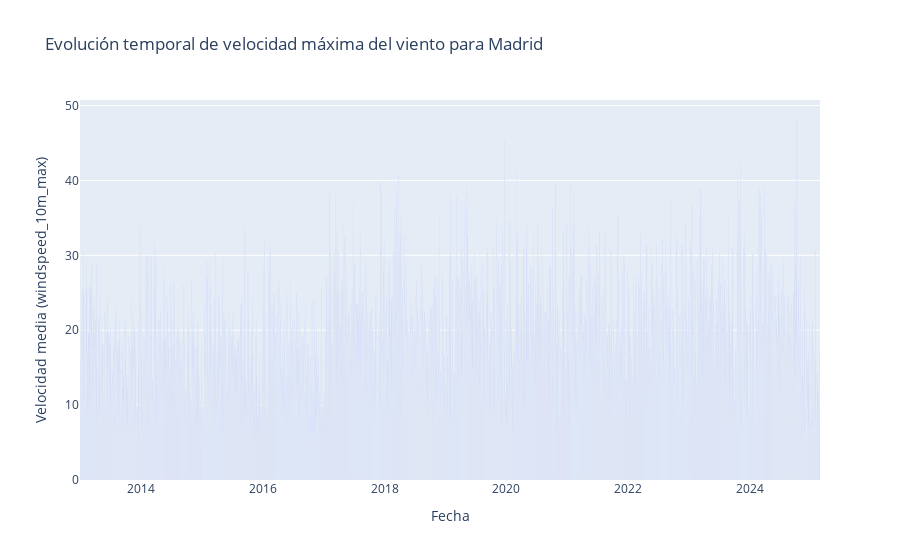

The notebook cell this image was saved under:
### Markdown cell above
### Velocidad máxima (km/h)

### Code cell
fig = go.Figure()

fig.add_trace(
    go.Bar(
        x=df_diario_madrid['time'],
        y=df_diario_madrid['windspeed_10m_max'],
        name="MADRID"
    )
)

fig.update_layout(
    title = f"Evolución temporal de velocidad máxima del viento para Madrid",
    xaxis_title = "Fecha",
    yaxis_title = "Velocidad media (windspeed_10m_max)"
)

fig.show()

### Figure 1 — Plotly figure (JSON) as saved in the notebook; plotly's stock layout.template omitted (floating-point values rounded to 4 significant figures; data arrays with more than 128 entries replaced by an {"elided": "..."} marker saying what was removed)
{"data": [{"name": "MADRID", "type": "bar", "x": {"elided": "4438 str values"}, "y": {"elided": "4438 float values"}}], "layout": {"title": {"text": "Evolución temporal de velocidad máxima del viento para Madrid"}, "xaxis": {"title": {"text": "Fecha"}}, "yaxis": {"title": {"text": "Velocidad media (windspeed_10m_max)"}}}}
